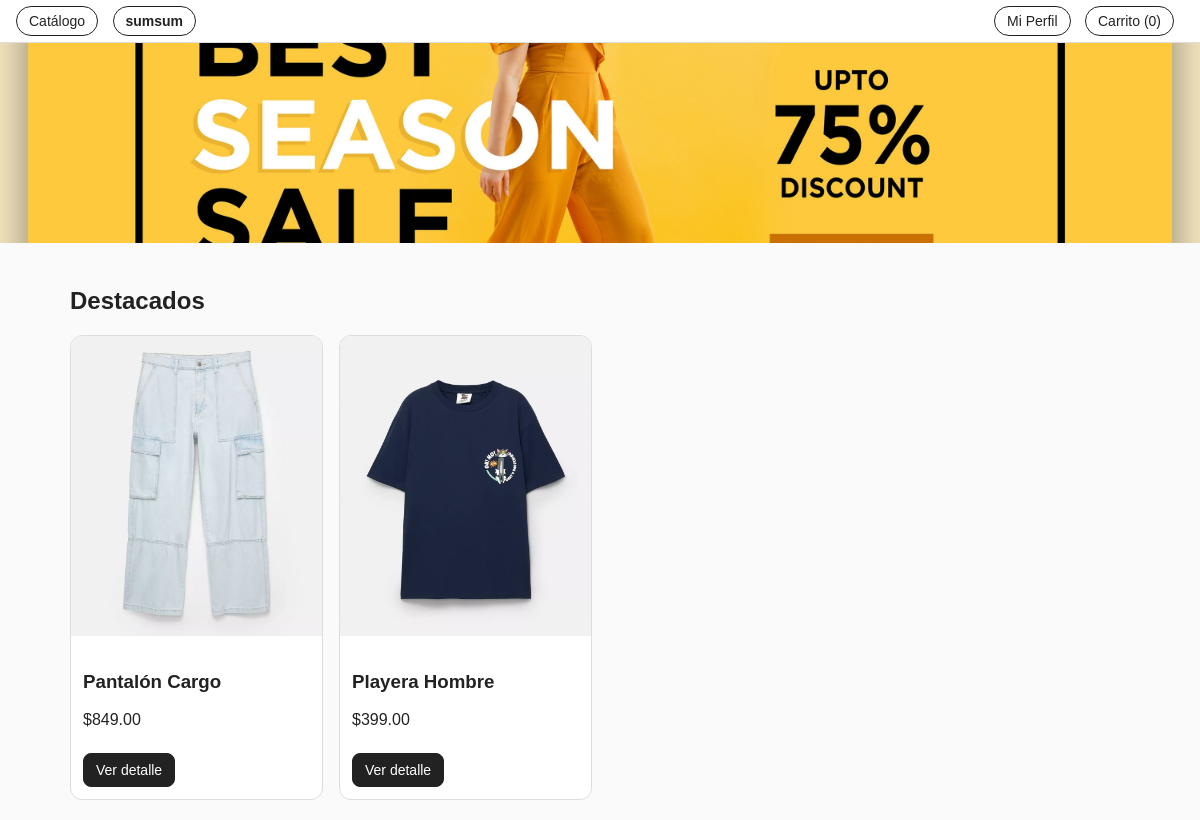
The page / on the database its author committed.
### tables this page shows
CREATE TABLE `productos` (
  `id` int(11) NOT NULL,
  `nombre` varchar(120) NOT NULL,
  `precio` decimal(10,2) NOT NULL,
  `genero` enum('men','women','unisex') NOT NULL DEFAULT 'unisex',
  `imagen` varchar(255) DEFAULT NULL,
  `activo` tinyint(1) NOT NULL DEFAULT 1,
  `creado_en` timestamp NOT NULL DEFAULT current_timestamp()
);

### index.php (the view, shortened to what this page needs)
<?php
$pdo = db();
$products = $pdo->query("
    SELECT id, nombre, precio, imagen
    FROM productos
    WHERE activo = 1
    ORDER BY RAND()
    LIMIT 2
")->fetchAll();
?>
<!doctype html>
<html lang="es">
<head>
  <link rel="stylesheet" href="assets/styles.css">
</head>
<body>
  <nav class="nav">
    <div>
      <a href="catalog.php">Catálogo</a>
      <a href="index.php" class="brand">sumsum</a>
    </div>
    <div>
      <a href="#">Mi Perfil</a>
      <a href="cart.php">Carrito (0)</a>
    </div>
  </nav>
  <img src="assets/banner.jpg" alt="SALE" class="banner">
  <div class="container">
    <h2>Destacados</h2>
    <?php if (empty($products)): ?>
      <p>No hay productos activos para mostrar.</p>
    <?php else: ?>
      <div class="grid">
        <?php foreach ($products as $p): ?>
          <div class="card">
            <img src="<?= htmlspecialchars($p['imagen']) ?>" alt="<?= htmlspecialchars($p['nombre']) ?>">
            <div class="p">
              <h3><?= htmlspecialchars($p['nombre']) ?></h3>
              <p>$<?= number_format((float)$p['precio'], 2) ?></p>
              <a href="product.php?id=<?= (int)$p['id'] ?>" class="btn">Ver detalle</a>
            </div>
          </div>
        <?php endforeach; ?>
      </div>
    <?php endif; ?>
  </div>
</body>
</html>

### assets/styles.css (style rules this page uses)
* { box-sizing: border-box; }
body { font-family: Arial, sans-serif; margin:0; background:#fafafa; color:#222; }
.nav { display:flex; justify-content:space-between; align-items:center; padding:12px 16px; border-bottom:1px solid #ddd; background:#fff; position:sticky; top:0; }
.nav a { margin-right:10px; padding:6px 12px; border:1px solid #222; border-radius:999px; text-decoration:none; color:#222; font-size:14px; }
.brand { font-weight: bold; font-size: 20px; text-decoration: none; color: #000; border: none; }
.banner { width:100%; max-height:200px; object-fit:cover; }
.container { max-width:1100px; margin:0 auto; padding:20px; }
.grid { display:grid; grid-template-columns:repeat(auto-fill, minmax(200px,1fr)); gap:16px; }
.card { background:#fff; border:1px solid #ddd; border-radius:12px; overflow:hidden; }
.card img { width:100%; height:300px; object-fit:cover; }
.card .p { padding:12px; }
.btn { display:inline-block; margin-top:8px; padding:8px 12px; border:1px solid #222; border-radius:8px; background:#222; color:#fff; text-decoration:none; font-size:14px; }

### rows shown on the page
productos: imagen (picture), nombre "Pantalón Cargo", precio "849.00"
productos: imagen (picture), nombre "Playera Hombre", precio "399.00"
